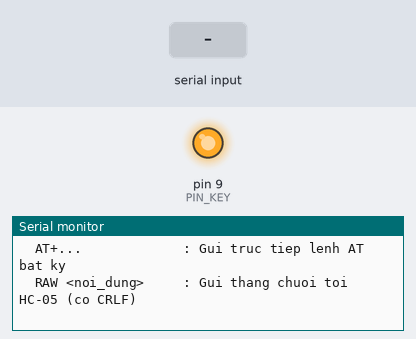
A sketch run on a simulated Arduino Uno, built with avr-gcc and run on an emulated ATmega328P. Parts: output pins drawn as LEDs (lit = HIGH), the last lines printed to the serial monitor. The test bench sets the inputs (shaded band). The modem accepts every AT command (registered, SIM ready, sends succeed) and sends nothing else.

Above: at 1.6 s.
1.7 s: "S\n" received over Serial
At 2.3 s:
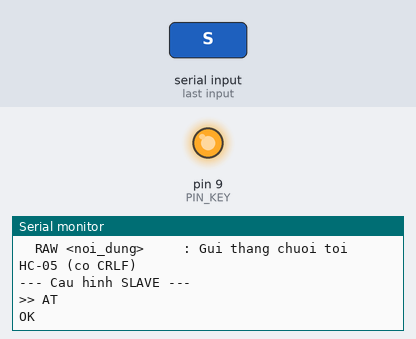
3.2 s: "H\n" received over the second serial link
At 4.2 s:
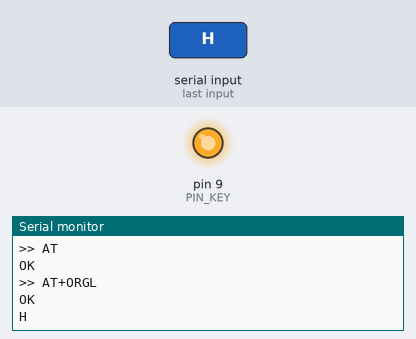
5.9 s: "S\n" received over the second serial link
At 6.5 s:
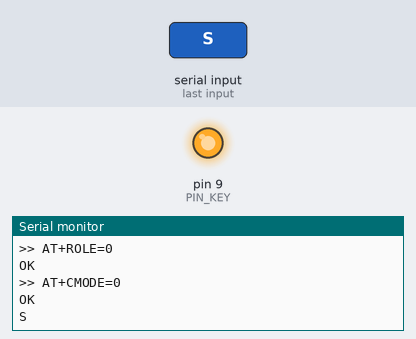
8.2 s: "A\n" received over the second serial link
At 8.9 s:
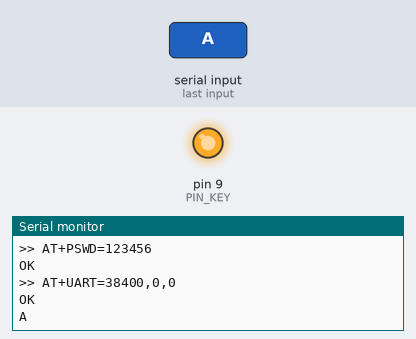
10.5 s: "M \n" received over Serial
At 12.7 s:
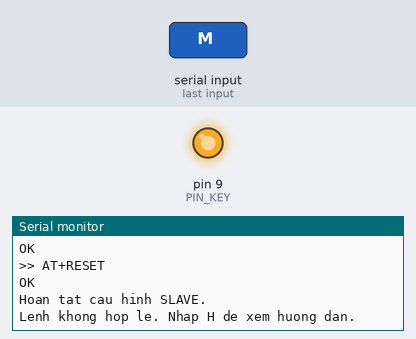

The sketch:

HC-05_cauhinh.ino
```cpp
#include <SoftwareSerial.h>

// HC-05 RX/TX qua SoftwareSerial
// Chan 10 la RX (noi voi TX cua HC-05)
// Chan 11 la TX (noi voi RX cua HC-05)
SoftwareSerial BTSerial(10, 11);

const int PIN_KEY = 9;
const long USB_BAUD = 9600;
const long HC05_AT_BAUD = 38400;

const char DEFAULT_PSWD[] = "123456";
const char DEFAULT_UART[] = "38400,0,0";

String inputLine = "";

void printHelp() {
  Serial.println();
  Serial.println("===== HC-05 AT TOOL =====");
  Serial.println("Luu y: KEY phai HIGH truoc khi cap nguon HC-05 de vao AT mode on dinh.");
  Serial.println("Lenh:");
  Serial.println("  H                  : Hien thi huong dan");
  Serial.println("  S                  : Cau hinh module hien tai thanh SLAVE");
  Serial.println("  M <addr>           : Cau hinh MASTER va BIND toi dia chi SLAVE");
  Serial.println("                       Vi du: M 7D6E,4D,4668C0");
  Serial.println("  A                  : Doc dia chi module (AT+ADDR?)");
  Serial.println("  AT+...             : Gui truc tiep lenh AT bat ky");
  Serial.println("  RAW <noi_dung>     : Gui thang chuoi toi HC-05 (co CRLF)");
  Serial.println();
}

void sendRawLine(const String &line) {
  BTSerial.print(line);
  BTSerial.print("\r\n");
}

void readResponse(unsigned long waitMs) {
  unsigned long start = millis();
  while (millis() - start < waitMs) {
    while (BTSerial.available()) {
      Serial.write(BTSerial.read());
      start = millis();
    }
  }
  Serial.println();
}

void sendAT(const String &cmd, unsigned long waitMs = 800) {
  Serial.print(">> ");
  Serial.println(cmd);
  sendRawLine(cmd);
  readResponse(waitMs);
}

void configureSlave() {
  Serial.println();
  Serial.println("--- Cau hinh SLAVE ---");
  sendAT("AT");
  sendAT("AT+ORGL", 1200);
  sendAT("AT+ROLE=0");
  sendAT("AT+CMODE=0");
  sendAT(String("AT+PSWD=") + DEFAULT_PSWD);
  sendAT(String("AT+UART=") + DEFAULT_UART);
  sendAT("AT+NAME=HC05_SLAVE");
  sendAT("AT+ADDR?");
  sendAT("AT+RESET", 1500);
  Serial.println("Hoan tat cau hinh SLAVE.");
}

void configureMaster(const String &addr) {
  Serial.println();
  Serial.println("--- Cau hinh MASTER ---");
  sendAT("AT");
  sendAT("AT+ORGL", 1200);
  sendAT("AT+ROLE=1");
  sendAT("AT+CMODE=0");
  sendAT(String("AT+PSWD=") + DEFAULT_PSWD);
  sendAT(String("AT+UART=") + DEFAULT_UART);
  sendAT("AT+NAME=HC05_MASTER");
  sendAT(String("AT+BIND=") + addr);
  sendAT("AT+BIND?");
  sendAT("AT+RESET", 1500);
  Serial.println("Hoan tat cau hinh MASTER.");
}

void processLine(String line) {
  line.trim();
  if (line.length() == 0) {
    return;
  }

  if (line.equalsIgnoreCase("H")) {
    printHelp();
    return;
  }

  if (line.equalsIgnoreCase("S")) {
    configureSlave();
    return;
  }

  if (line.equalsIgnoreCase("A")) {
    sendAT("AT+ADDR?");
    return;
  }

  if (line.startsWith("M ") || line.startsWith("m ")) {
    String addr = line.substring(2);
    addr.trim();
    if (addr.length() == 0) {
      Serial.println("Thieu dia chi. Vi du: M 98D3,31,AB1234");
      return;
    }
    configureMaster(addr);
    return;
  }

  if (line.startsWith("RAW ") || line.startsWith("raw ")) {
    String raw = line.substring(4);
    raw.trim();
    Serial.print(">> RAW ");
    Serial.println(raw);
    sendRawLine(raw);
    readResponse(800);
    return;
  }

  if (line.startsWith("AT") || line.startsWith("at")) {
    sendAT(line);
    return;
  }

  Serial.println("Lenh khong hop le. Nhap H de xem huong dan.");
}

void setup() {
  pinMode(PIN_KEY, OUTPUT);
  digitalWrite(PIN_KEY, HIGH);

  Serial.begin(USB_BAUD);
  BTSerial.begin(HC05_AT_BAUD);

  Serial.println();
  Serial.println("HC-05 configurator is ready.");
  printHelp();
}

void loop() {
  while (Serial.available()) {
    char c = (char)Serial.read();
    if (c == '\r') {
      continue;
    }
    if (c == '\n') {
      processLine(inputLine);
      inputLine = "";
    } else {
      inputLine += c;
    }
  }

  while (BTSerial.available()) {
    Serial.write(BTSerial.read());
  }
}
```

Measured:
- after the input at 1.7 s, the serial monitor: prints a new line at once (image 1)
- after the input at 3.2 s, the serial monitor: prints a new line at once (image 2)
- after the input at 5.9 s, the serial monitor: prints a new line at once (image 3)
- after the input at 8.2 s, the serial monitor: prints a new line at once (image 4)
- after the input at 10.5 s, the serial monitor: prints a new line after 1.6 s (image 5)
